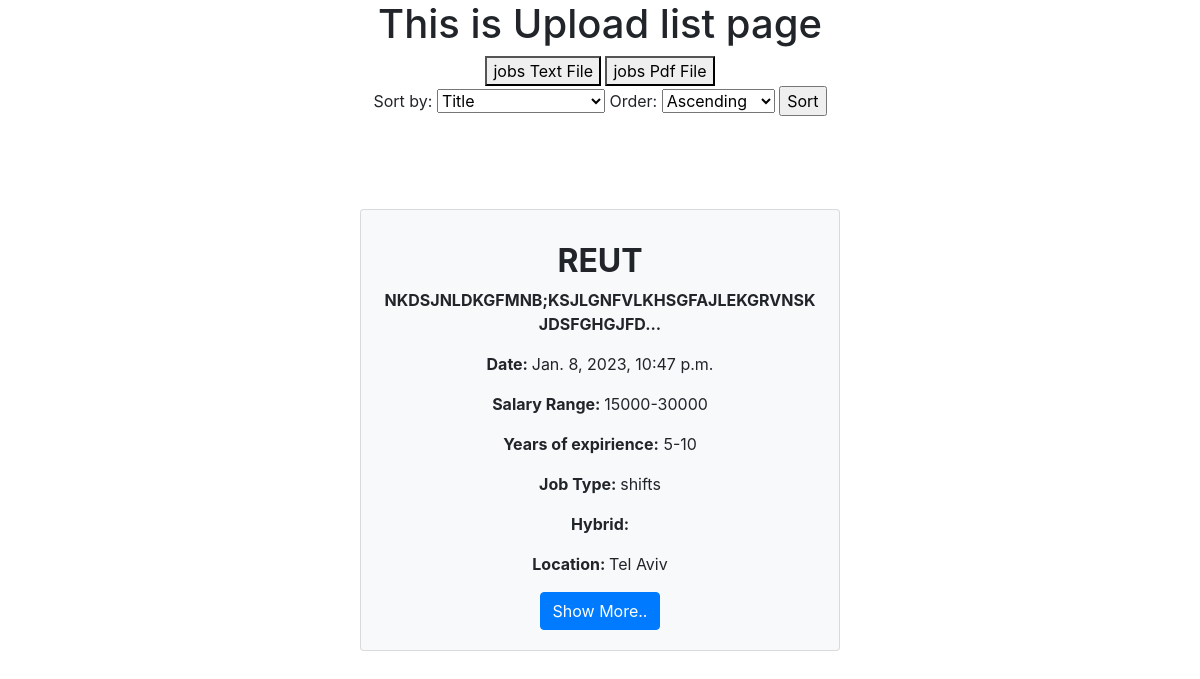
The app's page /jobs/, older data.
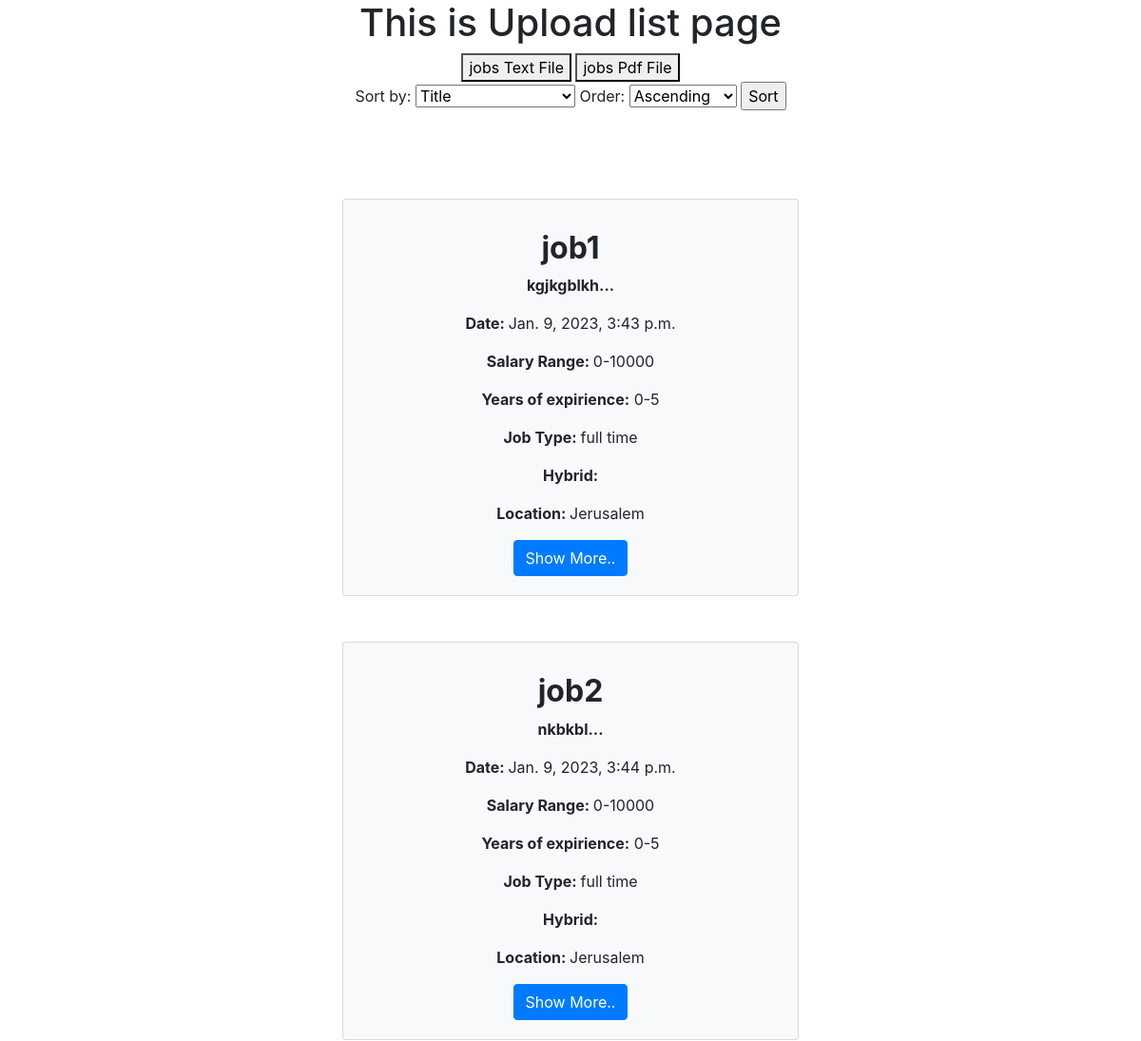
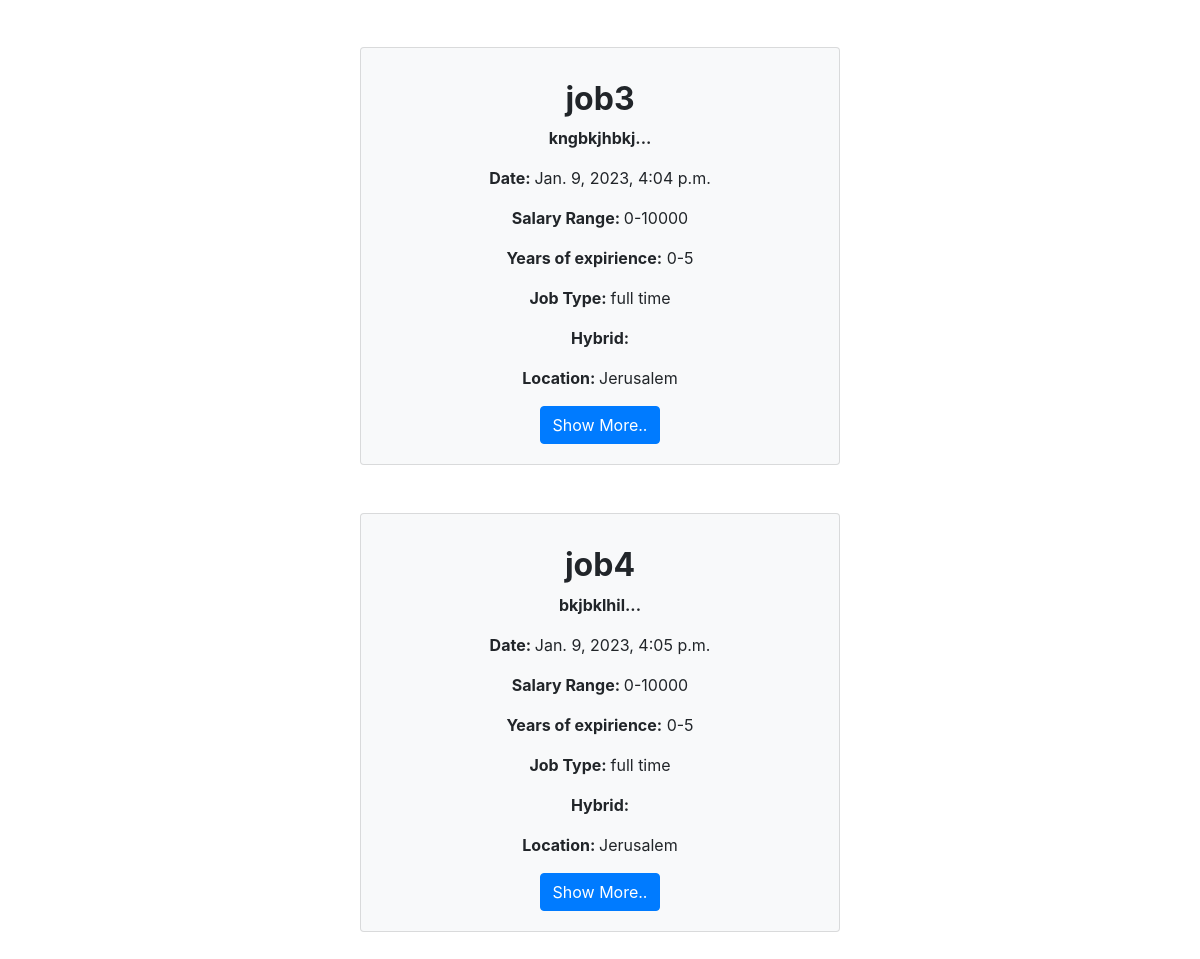
The same page, newer data (2 pictures, top to bottom).
### jobs/models.py (models this page shows, shortened)
class Upload(models.Model): #The dataBase knows to create a table for this model
    title=models.CharField(max_length=60,null=True)
    subTitle=models.CharField(max_length=100)
    slug=models.SlugField(unique=True)
    body=models.TextField(max_length=200)
    date=models.DateTimeField(auto_now_add=True) #automaticly applied
    category = models.IntegerField(choices=FIELD_CHOICES, default=1)
    salaryRange = models.IntegerField(choices=SALARY_CHOICES, default=1)
    yearsexp = models.IntegerField(choices=YEARS_CHOICES, default=1)
    education=models.CharField(max_length=60,null=True)
    time=models.IntegerField(choices=TIME_CHOICES, default=1)
    hybrid=models.BooleanField(default=True)
    priority=models.IntegerField(choices=PRIORITY_CHOICES,default=1)
    owner=models.ForeignKey(Employer, on_delete=models.CASCADE, default=1, related_name='employer')
    location=models.IntegerField(choices=CITIES, default=1)
    availableAmount = models.DecimalField(max_digits=2, decimal_places=0, default=Decimal('5'))
    notification=models.DecimalField(max_digits=3 ,decimal_places=0, default=Decimal('5'))
    applycandiadteuser = models.ManyToManyField(Candidate, blank=True, null=True)
    def __str__(self):
        return self.title
    def snippet(self):
        return self.body[:50]+'...' #take from 0 to 50 characters

### jobs/views.py (the view, shortened to what this page needs)
# urls.py: path('',views.Upload_list,name='list'),
def Upload_list(request):
    uploads=Upload.objects.all()
    sort_form = SortForm()  # Create an instance of your form
    return render(request,'jobs/Upload_list.html',{'uploads':uploads,"sort_form": sort_form})

### jobs/forms.py
class SortForm(forms.Form):
    SORT_FIELD_CHOICES = (("title", "Title"), ("date", "Date"),("salaryRange","Salary Range"),("yearsexp","Years of expirience"),("time","Job Type"),("hybrid","Hybrid"),("location","Location"))  # Add more choices here to support additional sort fields
    SORT_ORDER_CHOICES = (("ascending", "Ascending"), ("descending", "Descending"))
    sort_field = forms.ChoiceField(
        choices=SORT_FIELD_CHOICES,  # Set the choices for this field
        required=True,  # This field is required (cannot be left blank)
    )
    sort_order = forms.ChoiceField(
        choices=SORT_ORDER_CHOICES,  # Set the choices for this field
        required=True,  # This field is required (cannot be left blank)
    )

### jobs/templates/jobs/Upload_list.html (shortened to what this page needs)
<html>
    <center>
    <head>
        <link rel="stylesheet" href="https://stackpath.bootstrapcdn.com/bootstrap/4.5.0/css/bootstrap.min.css">    </head>
    <body>
        <h1>This is Upload list page</h1>
        <a href="{% url 'jobscsvFile' %}"><button>jobs Text File</button></a>
        <a href="{% url 'jobsPdfFile' %}"><button>jobs Pdf File</button></a>
        <div class="uploads">
          <form method="post">
              <label for="sort_field">Sort by:</label>
              <select name="sort_field" id="sort_field">
                <option value="title">Title</option>
              </select>
              <label for="sort_order">Order:</label>
              <select name="sort_order" id="sort_order">
                <option value="ascending">Ascending</option>
              </select>
              <input type="submit" value="Sort">
            </form>
                <br/>
            <br/><br/>
            {% for upload in uploads %}
            <div class="card bg-light" style="width: 30rem;">
                <div class="card-body">
                  <h5 class="card-title"><h2><strong>{{upload.title}}</strong></h2></h5>
                  <p class="card-text"><strong>{{upload.snippet}}</strong></p>
                  <p class="card-text"><strong>Date: </strong>{{upload.date}}</p>
                  <p class="card-text"><strong>Salary Range: </strong>{{upload.get_salaryRange_display}}</p>
                  <p class="card-text"><strong>Years of expirience:</strong>  {{upload.get_yearsexp_display}}</p>
                  <p class="card-text"><strong>Job Type: </strong>{{upload.get_time_display}}</p>
                  <p class="card-text"><strong>Hybrid: </strong>{{upload.get_hybrid_display}}</p>
                  <p class="card-text"><strong>Location: </strong>{{upload.get_location_display}}</p>
                  <a href="{% url 'Jobsdetail' upload  %}" class="btn btn-primary">Show More..</a>
                </div>
              </div>
                <br/><br/>
            {% endfor %}
         </div>
        </body>
    </center>
</html>

Row changes from the older to the newer data that the page shows:
removed Upload: title "REUT", snippet "NKDSJNLDKGFMNB;KSJLGNFVLKHSGFAJLEKGRVNSKJDSFGHGJFD...", date "Jan. 8, 2023, 10:47 p.m.", salaryRange "15000-30000", yearsexp "5-10", time "shifts", location "Tel Aviv"
added Upload: title "job1", snippet "kgjkgblkh...", date "Jan. 9, 2023, 3:43 p.m.", salaryRange "0-10000", yearsexp "0-5", time "full time", location "Jerusalem"
added Upload: title "job2", snippet "nkbkbl...", date "Jan. 9, 2023, 3:44 p.m.", salaryRange "0-10000", yearsexp "0-5", time "full time", location "Jerusalem"
added Upload: title "job3", snippet "kngbkjhbkj...", date "Jan. 9, 2023, 4:04 p.m.", salaryRange "0-10000", yearsexp "0-5", time "full time", location "Jerusalem"
added Upload: title "job4", snippet "bkjbklhil...", date "Jan. 9, 2023, 4:05 p.m.", salaryRange "0-10000", yearsexp "0-5", time "full time", location "Jerusalem"
